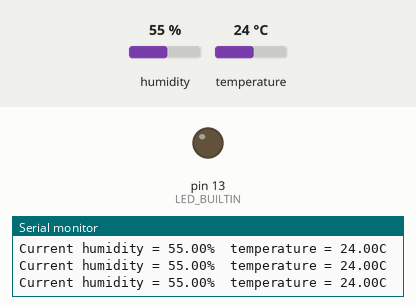
The sketch below on a simulated Arduino Uno, built with avr-gcc and run on an emulated ATmega328P. Parts: output pins drawn as LEDs (lit = HIGH), the last lines printed to the serial monitor. The inputs (shaded band) are chosen by the test bench; at power-on: humidity 55 %, temperature 24 °C.

Above: at 14.6 s.
14.7 s: humidity set to 22 %
21.4 s: humidity set to 45 %
30.8 s: humidity set to 48 %
At 40.4 s:
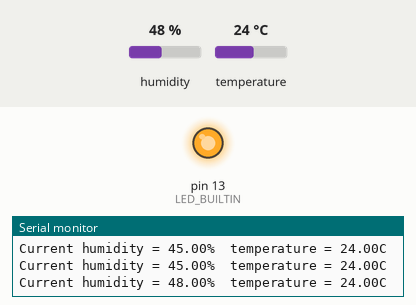
Timing chart, 0 to 48.1 s (numbered marks = the images above; inputs shaded):
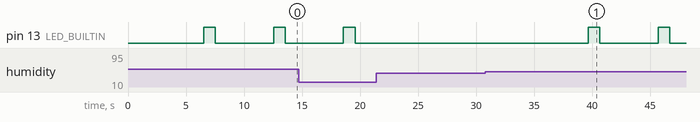

Measured:
- after the input at 30.8 s, pin 13 (LED_BUILTIN): alternates HIGH for 1.0 s and LOW for 5.0 s, starting after 8.9 s
- by itself, pin 13 (LED_BUILTIN): alternates HIGH for 1.0 s and LOW for 5.0 s

The sketch:

sketch_feb07a.ino
```cpp
#include <dht.h>

#define dht_apin A0

dht DHT;

void setup(){
  pinMode(LED_BUILTIN, OUTPUT);
  Serial.begin(9600);
  delay(500);//Delay to let system boot
  Serial.println("DHT11 Humidity & temperature Sensor\n\n");
  delay(1000);//Wait before accessing Sensor

}//end "setup()"

void loop(){

    DHT.read11(dht_apin);
    Serial.print("Current humidity = ");
    Serial.print(DHT.humidity);
    Serial.print("%  ");
    Serial.print("temperature = ");
    Serial.print(DHT.temperature);
    Serial.println("C  ");
    delay(5000);

{    if(DHT.humidity>=47)
    {
       digitalWrite(LED_BUILTIN, HIGH);
       delay(1000);
       digitalWrite(LED_BUILTIN, LOW);


    }
 else
 {
   digitalWrite(LED_BUILTIN, LOW);

 }

}

}
```
